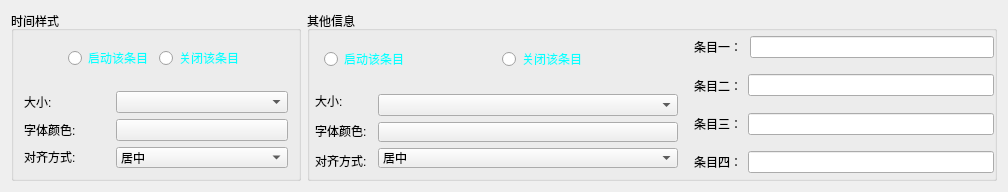
             <widget class="QWidget" name="widget_38" native="true">
              <property name="minimumSize">
               <size>
                <width>0</width>
                <height>100</height>
               </size>
              </property>
              <layout class="QHBoxLayout" name="horizontalLayout_11" stretch="1,1">
               <item>
                <widget class="QGroupBox" name="groupBox">
                 <property name="title">
                  <string>时间样式</string>
                 </property>
                 <layout class="QVBoxLayout" name="verticalLayout_26" stretch="1,2">
                  <property name="leftMargin">
                   <number>5</number>
                  </property>
                  <property name="topMargin">
                   <number>5</number>
                  </property>
                  <property name="rightMargin">
                   <number>5</number>
                  </property>
                  <property name="bottomMargin">
                   <number>5</number>
                  </property>
                  <item>
                   <widget class="QWidget" name="widget_22" native="true">
                    <property name="minimumSize">
                     <size>
                      <width>0</width>
                      <height>0</height>
                     </size>
                    </property>
                    <layout class="QHBoxLayout" name="horizontalLayout_30">
                     <item>
                      <spacer name="horizontalSpacer">
                       <property name="orientation">
                        <enum>Qt::Horizontal</enum>
                       </property>
                       <property name="sizeHint" stdset="0">
                        <size>
                         <width>40</width>
                         <height>20</height>
                        </size>
                       </property>
                      </spacer>
                     </item>
                     <item>
                      <widget class="QRadioButton" name="radioButton">
                       <property name="styleSheet">
                        <string notr="true">	color:#06FFFF;</string>
                       </property>
                       <property name="text">
                        <string>启动该条目</string>
                       </property>
                      </widget>
                     </item>
                     <item>
                      <widget class="QRadioButton" name="radioButton_2">
                       <property name="styleSheet">
                        <string notr="true">	color:#06FFFF;</string>
                       </property>
                       <property name="text">
                        <string>关闭该条目</string>
                       </property>
                      </widget>
                     </item>
                     <item>
                      <spacer name="horizontalSpacer_2">
                       <property name="orientation">
                        <enum>Qt::Horizontal</enum>
                       </property>
                       <property name="sizeHint" stdset="0">
                        <size>
                         <width>40</width>
                         <height>20</height>
                        </size>
                       </property>
                      </spacer>
                     </item>
                    </layout>
                   </widget>
                  </item>
                  <item>
                   <widget class="QWidget" name="widget_4" native="true">
                    <layout class="QHBoxLayout" name="horizontalLayout" stretch="1,2">
                     <property name="leftMargin">
                      <number>5</number>
                     </property>
                     <property name="topMargin">
                      <number>5</number>
                     </property>
                     <property name="rightMargin">
                      <number>5</number>
                     </property>
                     <property name="bottomMargin">
                      <number>5</number>
                     </property>
                     <item>
                      <widget class="QWidget" name="widget_2" native="true">
                       <layout class="QVBoxLayout" name="verticalLayout_24">
                        <property name="leftMargin">
                         <number>0</number>
                        </property>
                        <property name="topMargin">
                         <number>0</number>
                        </property>
                        <property name="rightMargin">
                         <number>0</number>
                        </property>
                        <property name="bottomMargin">
                         <number>0</number>
                        </property>
                        <item>
                         <widget class="QLabel" name="label_2">
                          <property name="maximumSize">
                           <size>
                            <width>50</width>
                            <height>16777215</height>
                           </size>
                          </property>
                          <property name="text">
                           <string>大小:</string>
                          </property>
                         </widget>
                        </item>
                        <item>
                         <widget class="QLabel" name="label_3">
                          <property name="text">
                           <string>字体颜色:</string>
                          </property>
                         </widget>
                        </item>
                        <item>
                         <widget class="QLabel" name="label">
                          <property name="text">
                           <string>对齐方式:</string>
                          </property>
                         </widget>
                        </item>
                       </layout>
                      </widget>
                     </item>
                     <item>
                      <widget class="QWidget" name="widget_3" native="true">
                       <layout class="QVBoxLayout" name="verticalLayout_28">
                        <property name="leftMargin">
                         <number>0</number>
                        </property>
                        <property name="topMargin">
                         <number>0</number>
                        </property>
                        <property name="rightMargin">
                         <number>0</number>
                        </property>
                        <property name="bottomMargin">
                         <number>0</number>
                        </property>
                        <item>
                         <widget class="QWidget" name="widget_8" native="true">
                          <layout class="QHBoxLayout" name="horizontalLayout_2">
                           <property name="leftMargin">
                            <number>0</number>
                           </property>
                           <property name="topMargin">
                            <number>0</number>
                           </property>
                           <property name="rightMargin">
                            <number>0</number>
                           </property>
                           <property name="bottomMargin">
                            <number>0</number>
                           </property>
                           <item>
                            <widget class="QComboBox" name="comboBox_2">
                             <property name="maximumSize">
                              <size>
                               <width>999</width>
                               <height>16777215</height>
                              </size>
                             </property>
                            </widget>
                           </item>
                          </layout>
                         </widget>
                        </item>
                        <item>
                         <widget class="QWidget" name="widget_45" native="true">
                          <layout class="QHBoxLayout" name="horizontalLayout_10">
                           <property name="leftMargin">
                            <number>0</number>
                           </property>
                           <property name="topMargin">
                            <number>0</number>
                           </property>
                           <property name="rightMargin">
                            <number>0</number>
                           </property>
                           <property name="bottomMargin">
                            <number>0</number>
                           </property>
                           <item>
                            <widget class="QToolButton" name="toolButton">
                             <property name="minimumSize">
                              <size>
                               <width>150</width>
                               <height>20</height>
                              </size>
                             </property>
                             <property name="maximumSize">
                              <size>
                               <width>9999</width>
                               <height>16777215</height>
                              </size>
                             </property>
                             <property name="text">
                              <string/>
                             </property>
                            </widget>
                           </item>
                          </layout>
                         </widget>
                        </item>
                        <item>
                         <widget class="QWidget" name="widget_46" native="true">
                          <layout class="QVBoxLayout" name="verticalLayout_27">
                           <property name="leftMargin">
                            <number>0</number>
                           </property>
                           <property name="topMargin">
                            <number>0</number>
                           </property>
                           <property name="rightMargin">
                            <number>0</number>
                           </property>
                           <property name="bottomMargin">
                            <number>0</number>
                           </property>
                           <item>
                            <widget class="QComboBox" name="comboBox_8">
                             <property name="minimumSize">
                              <size>
                               <width>80</width>
                               <height>20</height>
                              </size>
                             </property>
                             <item>
                              <property name="text">
                               <string>居中</string>
                              </property>
                             </item>
                             <item>
                              <property name="text">
                               <string>靠左</string>
                              </property>
                             </item>
                             <item>
                              <property name="text">
                               <string>靠右</string>
                              </property>
                             </item>
                            </widget>
                           </item>
                          </layout>
                         </widget>
                        </item>
                       </layout>
                      </widget>
                     </item>
                    </layout>
                   </widget>
                  </item>
                 </layout>
                </widget>
               </item>
               <item>
                <widget class="QGroupBox" name="groupBox_3">
                 <property name="title">
                  <string>其他信息</string>
                 </property>
                 <layout class="QHBoxLayout" name="horizontalLayout_4" stretch="1,1">
                  <property name="leftMargin">
                   <number>0</number>
                  </property>
                  <property name="topMargin">
                   <number>0</number>
                  </property>
                  <property name="rightMargin">
                   <number>0</number>
                  </property>
                  <property name="bottomMargin">
                   <number>0</number>
                  </property>
                  <item>
                   <widget class="QWidget" name="widget_5" native="true">
                    <layout class="QVBoxLayout" name="verticalLayout_8" stretch="1,1">
                     <property name="leftMargin">
                      <number>5</number>
                     </property>
                     <property name="topMargin">
                      <number>5</number>
                     </property>
                     <property name="rightMargin">
                      <number>5</number>
                     </property>
                     <property name="bottomMargin">
                      <number>5</number>
                     </property>
                     <item>
                      <widget class="QWidget" name="widget_32" native="true">
                       <layout class="QHBoxLayout" name="horizontalLayout_3">
                        <item>
                         <widget class="QRadioButton" name="radioButton_3">
                          <property name="styleSheet">
                           <string notr="true">	color:#06FFFF;</string>
                          </property>
                          <property name="text">
                           <string>启动该条目</string>
                          </property>
                         </widget>
                        </item>
                        <item>
                         <widget class="QRadioButton" name="radioButton_4">
                          <property name="styleSheet">
                           <string notr="true">	color:#06FFFF;</string>
                          </property>
                          <property name="text">
                           <string>关闭该条目</string>
                          </property>
                         </widget>
                        </item>
                       </layout>
                      </widget>
                     </item>
                     <item>
                      <widget class="QWidget" name="widget_10" native="true">
                       <layout class="QHBoxLayout" name="horizontalLayout_9">
                        <property name="leftMargin">
                         <number>0</number>
                        </property>
                        <property name="topMargin">
                         <number>0</number>
                        </property>
                        <property name="rightMargin">
                         <number>0</number>
                        </property>
                        <property name="bottomMargin">
                         <number>0</number>
                        </property>
                        <item>
                         <widget class="QWidget" name="widget_37" native="true">
                          <layout class="QVBoxLayout" name="verticalLayout_6">
                           <property name="leftMargin">
                            <number>0</number>
                           </property>
                           <property name="topMargin">
                            <number>0</number>
                           </property>
                           <property name="rightMargin">
                            <number>0</number>
                           </property>
                           <property name="bottomMargin">
                            <number>0</number>
                           </property>
                           <item>
                            <widget class="QLabel" name="label_8">
                             <property name="maximumSize">
                              <size>
                               <width>50</width>
                               <height>16777215</height>
                              </size>
                             </property>
                             <property name="text">
                              <string>大小:</string>
                             </property>
                            </widget>
                           </item>
                           <item>
                            <widget class="QLabel" name="label_9">
                             <property name="text">
                              <string>字体颜色:</string>
                             </property>
                            </widget>
                           </item>
                           <item>
                            <widget class="QLabel" name="label_4">
                             <property name="text">
                              <string>对齐方式:</string>
                             </property>
                            </widget>
                           </item>
                          </layout>
                         </widget>
                        </item>
                        <item>
                         <widget class="QWidget" name="widget_9" native="true">
                          <layout class="QVBoxLayout" name="verticalLayout_10">
                           <property name="leftMargin">
                            <number>5</number>
                           </property>
                           <property name="topMargin">
                            <number>5</number>
                           </property>
                           <property name="rightMargin">
                            <number>5</number>
                           </property>
                           <property name="bottomMargin">
                            <number>5</number>
                           </property>
                           <item>
                            <widget class="QComboBox" name="comboBox_6">
                             <property name="maximumSize">
                              <size>
                               <width>999</width>
                               <height>16777215</height>
                              </size>
                             </property>
                            </widget>
                           </item>
                           <item>
                            <widget class="QToolButton" name="toolButton_3">
                             <property name="minimumSize">
                              <size>
                               <width>300</width>
                               <height>20</height>
                              </size>
                             </property>
                             <property name="text">
                              <string/>
                             </property>
                            </widget>
                           </item>
                           <item>
                            <widget class="QComboBox" name="comboBox_9">
                             <property name="minimumSize">
                              <size>
                               <width>80</width>
                               <height>20</height>
                              </size>
                             </property>
                             <item>
                              <property name="text">
                               <string>居中</string>
                              </property>
                             </item>
                             <item>
                              <property name="text">
                               <string>靠左</string>
                              </property>
                             </item>
                             <item>
                              <property name="text">
                               <string>靠右</string>
                              </property>
                             </item>
                            </widget>
                           </item>
                          </layout>
                         </widget>
                        </item>
                       </layout>
                      </widget>
                     </item>
                    </layout>
                   </widget>
                  </item>
                  <item>
                   <widget class="QWidget" name="widget_6" native="true">
                    <property name="minimumSize">
                     <size>
                      <width>300</width>
                      <height>0</height>
                     </size>
                    </property>
                    <layout class="QVBoxLayout" name="verticalLayout_9">
                     <property name="leftMargin">
                      <number>0</number>
                     </property>
                     <property name="topMargin">
                      <number>0</number>
                     </property>
                     <property name="rightMargin">
                      <number>0</number>
                     </property>
                     <property name="bottomMargin">
                      <number>0</number>
                     </property>
                     <item>
                      <widget class="QWidget" name="widget_11" native="true">
                       <layout class="QHBoxLayout" name="horizontalLayout_8">
                        <property name="leftMargin">
                         <number>0</number>
                        </property>
                        <property name="topMargin">
                         <number>0</number>
                        </property>
                        <property name="rightMargin">
                         <number>0</number>
                        </property>
                        <property name="bottomMargin">
                         <number>0</number>
                        </property>
                        <item>
                         <widget class="QWidget" name="widget_18" native="true">
                          <layout class="QVBoxLayout" name="verticalLayout_2">
                           <property name="leftMargin">
                            <number>0</number>
                           </property>
                           <property name="topMargin">
                            <number>0</number>
                           </property>
                           <property name="rightMargin">
                            <number>0</number>
                           </property>
                           <property name="bottomMargin">
                            <number>0</number>
                           </property>
                           <item>
                            <widget class="QWidget" name="widget_14" native="true">
                             <layout class="QHBoxLayout" name="horizontalLayout_13" stretch="1,2">
                              <property name="leftMargin">
                               <number>0</number>
                              </property>
                              <property name="topMargin">
                               <number>0</number>
                              </property>
                              <property name="rightMargin">
                               <number>0</number>
                              </property>
                              <property name="bottomMargin">
                               <number>0</number>
                              </property>
                              <item>
                               <widget class="QLabel" name="label_10">
                                <property name="maximumSize">
                                 <size>
                                  <width>50</width>
                                  <height>16777215</height>
                                 </size>
                                </property>
                                <property name="text">
                                 <string>条目一：</string>
                                </property>
                               </widget>
                              </item>
                              <item>
                               <widget class="QLineEdit" name="lineEdit_2">
                                <property name="maximumSize">
                                 <size>
                                  <width>999</width>
                                  <height>16777215</height>
                                 </size>
                                </property>
                                <property name="text">
                                 <string/>
                                </property>
                                <property name="placeholderText">
                                 <string/>
                                </property>
                               </widget>
                              </item>
                             </layout>
                            </widget>
                           </item>
                           <item>
                            <widget class="QWidget" name="widget_15" native="true">
                             <layout class="QHBoxLayout" name="horizontalLayout_14">
                              <property name="leftMargin">
                               <number>0</number>
                              </property>
                              <property name="topMargin">
                               <number>0</number>
                              </property>
                              <property name="rightMargin">
                               <number>0</number>
                              </property>
                              <property name="bottomMargin">
                               <number>0</number>
                              </property>
                              <item>
                               <widget class="QLabel" name="label_15">
                                <property name="maximumSize">
                                 <size>
                                  <width>50</width>
                                  <height>16777215</height>
                                 </size>
                                </property>
                                <property name="text">
                                 <string>条目二：</string>
                                </property>
                               </widget>
                              </item>
                              <item>
                               <widget class="QLineEdit" name="lineEdit_3">
                                <property name="maximumSize">
                                 <size>
                                  <width>999</width>
                                  <height>16777215</height>
                                 </size>
                                </property>
                               </widget>
                              </item>
                             </layout>
                            </widget>
                           </item>
                           <item>
                            <widget class="QWidget" name="widget_16" native="true">
                             <layout class="QHBoxLayout" name="horizontalLayout_15">
                              <property name="leftMargin">
                               <number>0</number>
                              </property>
                              <property name="topMargin">
                               <number>0</number>
                              </property>
                              <property name="rightMargin">
                               <number>0</number>
                              </property>
                              <property name="bottomMargin">
                               <number>0</number>
                              </property>
                              <item>
                               <widget class="QLabel" name="label_16">
                                <property name="maximumSize">
                                 <size>
                                  <width>50</width>
                                  <height>16777215</height>
                                 </size>
                                </property>
                                <property name="text">
                                 <string>条目三：</string>
                                </property>
                               </widget>
                              </item>
                              <item>
                               <widget class="QLineEdit" name="lineEdit_4">
                                <property name="maximumSize">
                                 <size>
                                  <width>999</width>
                                  <height>16777215</height>
                                 </size>
                                </property>
                               </widget>
                              </item>
                             </layout>
                            </widget>
                           </item>
                           <item>
                            <widget class="QWidget" name="widget_17" native="true">
                             <layout class="QHBoxLayout" name="horizontalLayout_16">
                              <property name="leftMargin">
                               <number>0</number>
                              </property>
                              <property name="topMargin">
                               <number>0</number>
                              </property>
                              <property name="rightMargin">
                               <number>0</number>
                              </property>
                              <property name="bottomMargin">
                               <number>0</number>
                              </property>
                              <item>
                               <widget class="QLabel" name="label_17">
                                <property name="maximumSize">
                                 <size>
                                  <width>50</width>
                                  <height>16777215</height>
                                 </size>
                                </property>
                                <property name="text">
                                 <string>条目四：</string>
                                </property>
                               </widget>
                              </item>
                              <item>
                               <widget class="QLineEdit" name="lineEdit_5">
                                <property name="maximumSize">
                                 <size>
                                  <width>999</width>
                                  <height>16777215</height>
                                 </size>
                                </property>
                               </widget>
                              </item>
                             </layout>
                            </widget>
                           </item>
                          </layout>
                         </widget>
                        </item>
                       </layout>
                      </widget>
                     </item>
                    </layout>
                   </widget>
                  </item>
                 </layout>
                </widget>
               </item>
              </layout>
             </widget>
